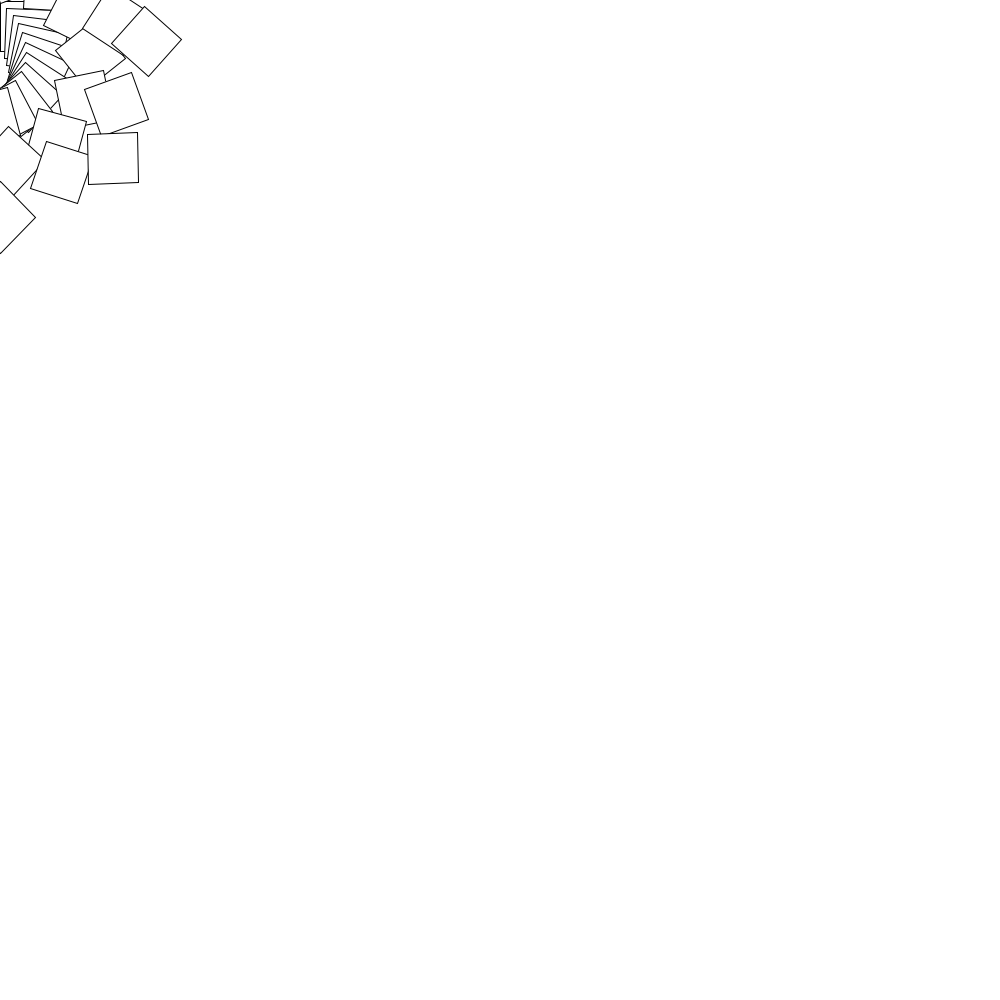
Frame 1 (no input)
Frame 60 (the mouse pressed at the canvas centre just before this capture): identical to frame 1, image omitted
Frame 120 (the mouse held since frame 60 and released just before this capture): identical to frame 1, image omitted

The Processing sketch that drew this single still picture (run headless with seeded random() and noise(); from frame 60 on, the mouse is pressed at the canvas centre):

// Processing sketch: RectangleSpiral
// ── RectangleSpiral.pde
int x = 0;
int y = 3;
int z;
int rota;
void setup(){
    size(1000, 1000);
  background(255);
  smooth();

}
void draw(){
  while(x < 100){
    rect(x++, x++, 50, 50);
    translate(5, 5);
    rotate(radians(y++));
    
  }

     
}
